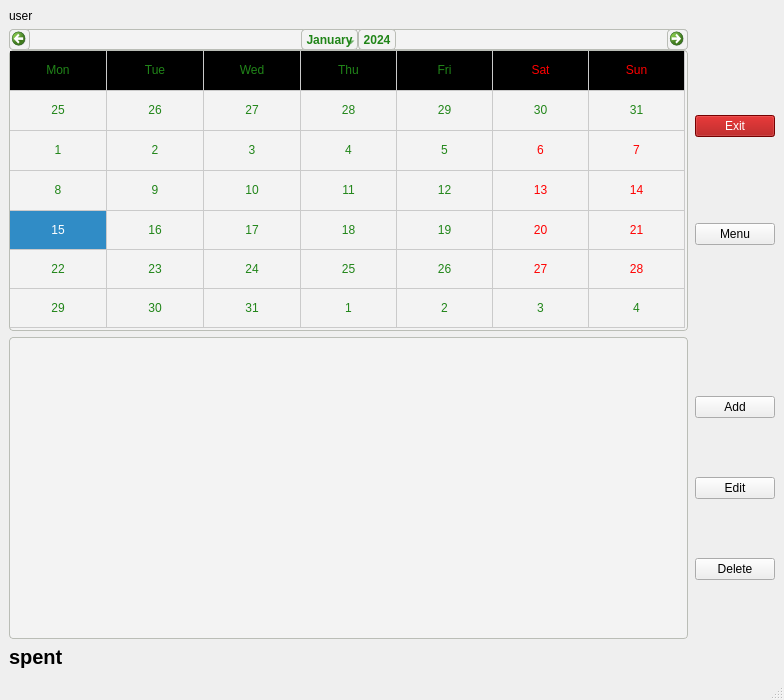
<?xml version="1.0" encoding="UTF-8"?>
<ui version="4.0">
 <class>MainWindow</class>
 <widget class="QMainWindow" name="MainWindow">
  <property name="geometry">
   <rect>
    <x>0</x>
    <y>0</y>
    <width>784</width>
    <height>700</height>
   </rect>
  </property>
  <property name="sizePolicy">
   <sizepolicy hsizetype="Preferred" vsizetype="Preferred">
    <horstretch>0</horstretch>
    <verstretch>0</verstretch>
   </sizepolicy>
  </property>
  <property name="minimumSize">
   <size>
    <width>700</width>
    <height>700</height>
   </size>
  </property>
  <property name="windowTitle">
   <string>MainWindow</string>
  </property>
  <property name="autoFillBackground">
   <bool>false</bool>
  </property>
  <widget class="QWidget" name="centralwidget">
   <property name="sizePolicy">
    <sizepolicy hsizetype="Preferred" vsizetype="Preferred">
     <horstretch>0</horstretch>
     <verstretch>0</verstretch>
    </sizepolicy>
   </property>
   <property name="maximumSize">
    <size>
     <width>16777215</width>
     <height>16777215</height>
    </size>
   </property>
   <property name="layoutDirection">
    <enum>Qt::LeftToRight</enum>
   </property>
   <layout class="QGridLayout" name="gridLayout_2">
    <item row="0" column="0">
     <layout class="QGridLayout" name="gridLayout">
      <property name="sizeConstraint">
       <enum>QLayout::SetDefaultConstraint</enum>
      </property>
      <property name="horizontalSpacing">
       <number>7</number>
      </property>
      <item row="3" column="0">
       <widget class="QLabel" name="labelSpent">
        <property name="font">
         <font>
          <pointsize>15</pointsize>
          <weight>75</weight>
          <bold>true</bold>
         </font>
        </property>
        <property name="text">
         <string>spent</string>
        </property>
       </widget>
      </item>
      <item row="2" column="0">
       <widget class="QTreeView" name="treeView">
        <property name="sizePolicy">
         <sizepolicy hsizetype="Expanding" vsizetype="Expanding">
          <horstretch>0</horstretch>
          <verstretch>0</verstretch>
         </sizepolicy>
        </property>
        <property name="font">
         <font>
          <pointsize>17</pointsize>
         </font>
        </property>
        <property name="styleSheet">
         <string notr="true">background-color: rgb(243, 243, 243);
color: rgb(0, 0, 170);
alternate-background-color: rgb(0, 0, 0);

border-style:solid;
border-width: 1px;
border-radius:4px;
border-color: rgb(186, 189, 182);</string>
        </property>
       </widget>
      </item>
      <item row="2" column="1">
       <layout class="QVBoxLayout" name="verticalLayout">
        <property name="sizeConstraint">
         <enum>QLayout::SetMaximumSize</enum>
        </property>
        <item>
         <widget class="QPushButton" name="pushButtonAdd">
          <property name="text">
           <string>Add</string>
          </property>
         </widget>
        </item>
        <item>
         <widget class="QPushButton" name="pushButton">
          <property name="text">
           <string>Edit</string>
          </property>
         </widget>
        </item>
        <item>
         <widget class="QPushButton" name="pushButtonDelete">
          <property name="text">
           <string>Delete</string>
          </property>
         </widget>
        </item>
       </layout>
      </item>
      <item row="1" column="0">
       <widget class="QCalendarWidget" name="calendarWidget">
        <property name="contextMenuPolicy">
         <enum>Qt::DefaultContextMenu</enum>
        </property>
        <property name="toolTip">
         <string/>
        </property>
        <property name="styleSheet">
         <string notr="true">background-color: rgb(243, 243, 243);
font: 75 11pt &quot;Ubuntu Condensed&quot;;
alternate-background-color: rgb(0, 0, 0);
color: rgb(32, 133, 24);
border-style:solid;
border-width: 1px;
border-radius:4px;
border-color: rgb(186, 189, 182);
</string>
        </property>
        <property name="gridVisible">
         <bool>true</bool>
        </property>
        <property name="verticalHeaderFormat">
         <enum>QCalendarWidget::NoVerticalHeader</enum>
        </property>
        <property name="navigationBarVisible">
         <bool>true</bool>
        </property>
        <property name="dateEditEnabled">
         <bool>true</bool>
        </property>
       </widget>
      </item>
      <item row="1" column="1">
       <layout class="QHBoxLayout" name="horizontalLayout">
        <item>
         <layout class="QVBoxLayout" name="verticalLayout_3">
          <item>
           <widget class="QPushButton" name="pushButtonExit">
            <property name="styleSheet">
             <string notr="true">background-color: rgb(164, 0, 0);
color:rgb(255, 255, 255)</string>
            </property>
            <property name="text">
             <string>Exit</string>
            </property>
           </widget>
          </item>
          <item>
           <widget class="QPushButton" name="MenuButton">
            <property name="text">
             <string>Menu</string>
            </property>
            <property name="default">
             <bool>false</bool>
            </property>
            <property name="flat">
             <bool>false</bool>
            </property>
           </widget>
          </item>
         </layout>
        </item>
       </layout>
      </item>
      <item row="0" column="0">
       <widget class="QLabel" name="labelUser">
        <property name="styleSheet">
         <string notr="true">font: 13pt &quot;Ubuntu&quot;;</string>
        </property>
        <property name="text">
         <string>user</string>
        </property>
       </widget>
      </item>
     </layout>
    </item>
   </layout>
  </widget>
  <widget class="QStatusBar" name="statusbar"/>
 </widget>
 <resources/>
 <connections>
  <connection>
   <sender>pushButtonExit</sender>
   <signal>clicked()</signal>
   <receiver>MainWindow</receiver>
   <slot>close()</slot>
   <hints>
    <hint type="sourcelabel">
     <x>767</x>
     <y>72</y>
    </hint>
    <hint type="destinationlabel">
     <x>614</x>
     <y>553</y>
    </hint>
   </hints>
  </connection>
 </connections>
 <slots>
  <slot>MenuClicked()</slot>
  <slot>EditEntry()</slot>
  <slot>ChangeDate()</slot>
 </slots>
</ui>
